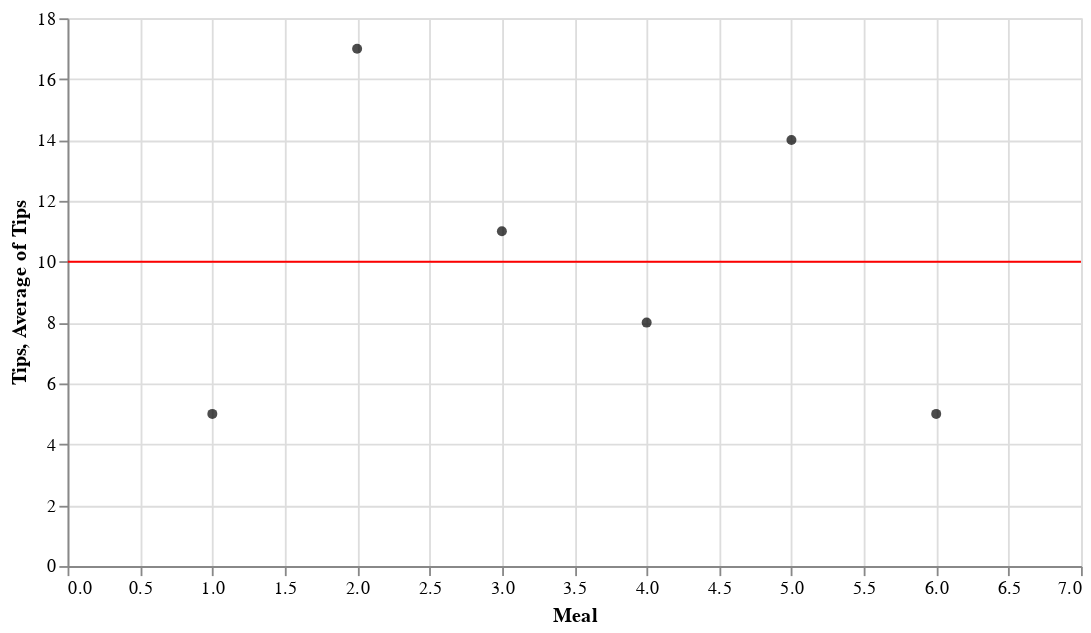

Notebook code for this chart:
### Markdown cell above
~~~
With ony one variable, and no other info,the best prediction for the next measurement 
is the MEAN of the sample itself. The variability in the tip amounts can only be explained by the tips themselves
~~~

### Code cell
meanMeal, meanTips = df.mean();  # get mean of Meals and of Tips

y_values = np.array(df['Tips'])
x_values = np.array(df['Meal'])
y_mean_values = np.full(len(x_values), meanTips)
residual = y_values-y_mean_values #distance btween each poit to the line

plt.scatter(x_values, y_values,color='black')
plt.axhline(y=meanTips, linewidth=1, color='red')

plt.xlim(0, 7)
plt.ylim(20, -1.2);

for x,y_mean, y in zip(x_values,y_mean_values, y_values):
    x_values = [x, x]
    y_values = [y, y_mean]
    plt.annotate(residual[x-1], (x+0.05, y+0.05))
    plt.plot(x_values, y_values,color='blue',linestyle='dashed',linewidth=2)

    # Anther way of ploting it would be
base = alt.Chart(df).properties(width=555)
chart = base.mark_point(filled=True, color='black').encode(  alt.X('Meal',scale=alt.Scale(domain=(0, df["Meal"].max()+1))), y='Tips')
rule = base.mark_rule( color='red', size=1).encode( y='average(Tips)' )
(chart + rule).resolve_scale().interactive()

### Figure 1 — Vega-Lite specification as saved in the notebook (floating-point values rounded to 4 significant figures)
{"config": {"view": {"continuousWidth": 400, "continuousHeight": 300}}, "layer": [{"mark": {"type": "point", "color": "black", "filled": true}, "encoding": {"x": {"type": "quantitative", "field": "Meal", "scale": {"domain": [0, 7]}}, "y": {"type": "quantitative", "field": "Tips"}}, "selection": {"selector005": {"type": "interval", "bind": "scales", "encodings": ["x", "y"]}}, "width": 555}, {"mark": {"type": "rule", "color": "red", "size": 1}, "encoding": {"y": {"type": "quantitative", "aggregate": "average", "field": "Tips"}}, "width": 555}], "data": {"name": "data-deb8e0cc3b0b9f0d3d428ded3620d78f"}, "resolve": {"scale": {}}, "$schema": "https://vega.github.io/schema/vega-lite/v4.8.1.json", "datasets": {"data-deb8e0cc3b0b9f0d3d428ded3620d78f": [{"Meal": 1, "Tips": 5}, {"Meal": 2, "Tips": 17}, {"Meal": 3, "Tips": 11}, {"Meal": 4, "Tips": 8}, {"Meal": 5, "Tips": 14}, {"Meal": 6, "Tips": 5}]}}
